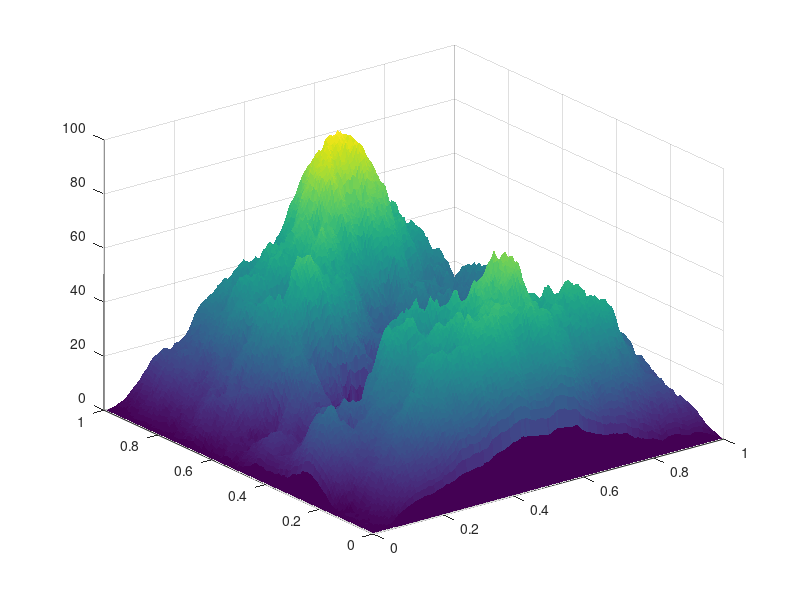

MATLAB code for this plot: (Note: this script raises an error after producing the figure.)
%% demo1 : Apply the nclCM colormap to the surface object
X  = linspace(0, 1, 200)';
CL = (-cos(X*2*pi) + 1).^.2;
r  = (X-.5)'.^2 + (X - .5).^2;
surf(X, X' , abs(ifftn(exp(7i*rand(200))./r.^.9)).*(CL*CL')*30, 'EdgeColor','none')

% try colormap Id : 67 458 190
colormap(nclCM('cmocean_curl', 200))
% light
% material dull
view(59.1823, 56.1559)

% Decorate the axes
ax = gca;
ax.Projection = 'perspective';
ax.LineWidth = .8;
ax.XMinorTick = 'on';
ax.YMinorTick = 'on';
ax.ZMinorTick = 'on';
ax.GridLineStyle = ':';
ax.FontName = 'Cambria';
